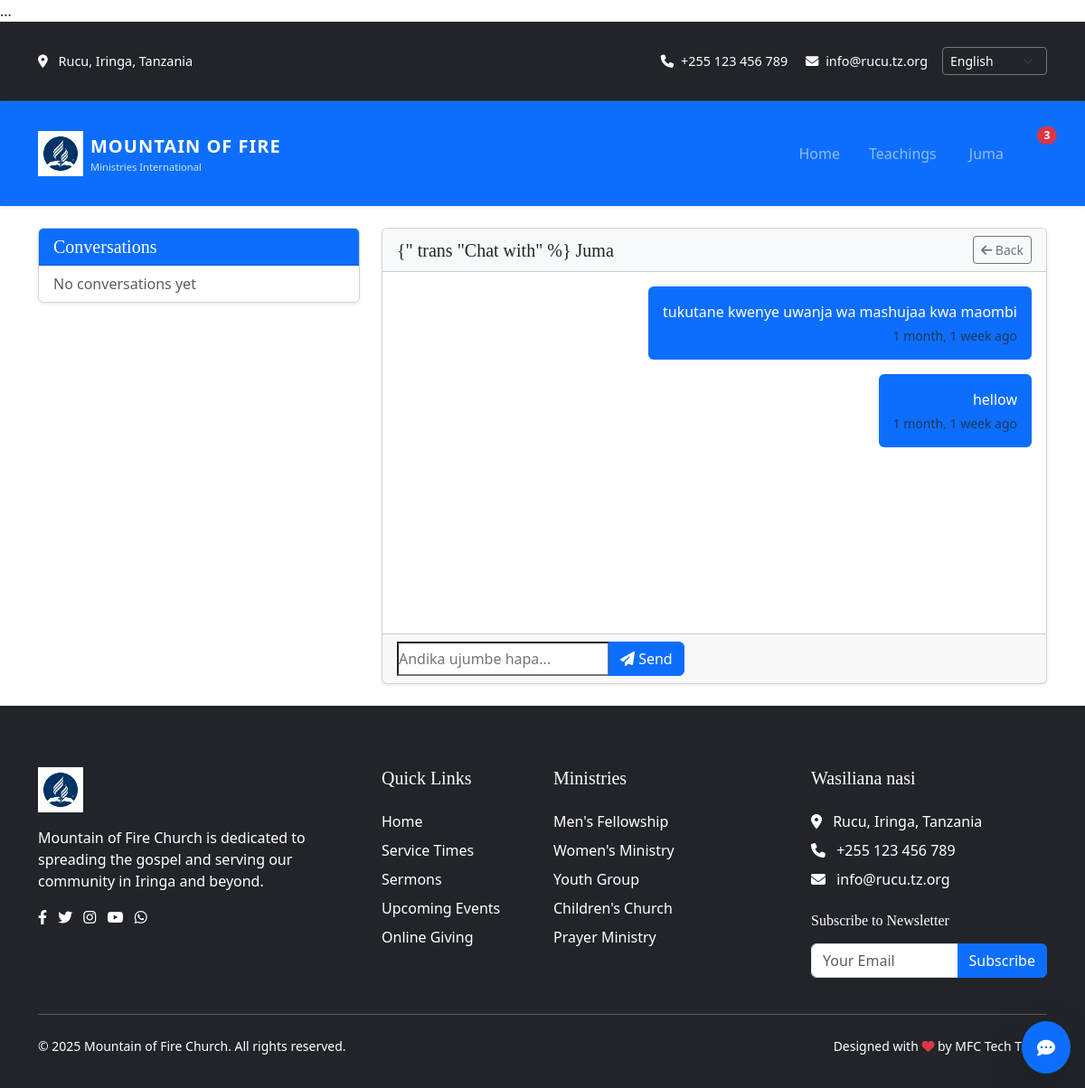
The app's page /chat/2/ (signed in) with its own data.
### main/models.py (models this page shows, shortened)
class User(AbstractUser, PermissionsMixin):
    ROLES = (
        ('ADMIN', 'Administrator'),
        ('PASTOR', 'Pastor'),
        ('LEADER', 'Ministry Leader'),
        ('MEMBER', 'Church Member'),
        ('GUEST', 'Guest'),
    )
    username = None
    email = models.EmailField(_('email address'), unique=True)
    full_name = models.CharField(_('full name'), max_length=255)
    role = models.CharField(max_length=20, choices=ROLES, default='MEMBER')
    phone = models.CharField(max_length=20, blank=True, null=True)
    is_active = models.BooleanField(default=True)
    is_staff = models.BooleanField(default=False)
    date_joined = models.DateTimeField(default=timezone.now)
    last_updated = models.DateTimeField(auto_now=True)
    USERNAME_FIELD = 'email'
    REQUIRED_FIELDS = ['full_name']
    objects = CustomUserManager()
    class Meta:
        verbose_name = _('user')
        verbose_name_plural = _('users')
        ordering = ['-date_joined']
        indexes = [
            models.Index(fields=['email']),
            models.Index(fields=['role']),
        ]

class BaseModel(models.Model):
    created_at = models.DateTimeField(auto_now_add=True, null=True, blank=True)  # Ya awali yenye null
    updated_at = models.DateTimeField(auto_now=True, null=True, blank=True)  # Ya awali yenye null
    created_by = models.ForeignKey(User, on_delete=models.SET_NULL, null=True, blank=True, related_name='+')
    updated_by = models.ForeignKey(User, on_delete=models.SET_NULL, null=True, blank=True, related_name='+')
    class Meta:
        abstract = True

class Message(BaseModel):
    sender = models.ForeignKey(User, on_delete=models.CASCADE, related_name='sent_messages')
    recipient = models.ForeignKey(User, on_delete=models.CASCADE, related_name='received_messages')
    content = models.TextField()
    is_read = models.BooleanField(default=False)
    attachment = models.FileField(
        upload_to='chat_attachments/',
        null=True,
        blank=True,
        validators=[FileExtensionValidator(allowed_extensions=['jpg', 'jpeg', 'png', 'pdf', 'docx'])]
    )
    class Meta:
        ordering = ['-created_at']
        verbose_name = _('message')
        verbose_name_plural = _('messages')
        indexes = [
            models.Index(fields=['sender']),
            models.Index(fields=['recipient']),
            models.Index(fields=['is_read']),
        ]

### main/views.py (the view)
# urls.py: path('chat/<int:user_id>/', views.chat_detail, name='chat-detail'),
@login_required
def chat_detail(request, user_id):
    other_user = get_object_or_404(User, pk=user_id)
    Message.objects.filter(
        sender=other_user,
        recipient=request.user,
        is_read=False
    ).update(is_read=True)
    messages = Message.objects.filter(
        Q(sender=request.user, recipient=other_user) |
        Q(sender=other_user, recipient=request.user)
    ).order_by('created_at')
    if request.method == 'POST':
        form = MessageForm(request.POST)
        if form.is_valid():
            message = form.save(commit=False)
            message.sender = request.user
            message.recipient = other_user
            message.save()
            if request.headers.get('X-Requested-With') == 'XMLHttpRequest':
                return JsonResponse({
                    'success': True,
                    'message': {
                        'content': message.content,
                        'created_at': message.created_at.strftime('%b %d, %Y %I:%M %p'),
                        'sender': request.user.get_full_name()
                    }
                })
            return redirect('chat-detail', user_id=user_id)
    else:
        form = MessageForm()
    context = {
        'other_user': other_user,
        'messages': messages,
        'form': form,
    }
    return render(request, 'main/chat_detail.html', context)

### main/templates/main/chat_detail.html (shortened to what this page needs)
{% extends 'main/base.html' %}
{% load i18n %}
{% load static %}
{% block content %}
<div class="container py-4">
    <div class="row">
        <div class="col-md-4">
            {% include 'main/partials/conversation_list.html' %}
        </div>
        <div class="col-md-8">
            <div class="card shadow-sm">
                <div class="card-header bg-light d-flex justify-content-between align-items-center">
                    <h5 class="mb-0">{" trans "Chat with" %} {{ other_user.get_full_name }}</h5>
                    <a href="{% url 'chat-home' %}" class="btn btn-sm btn-outline-secondary">
                        <i class="fas fa-arrow-left"></i> {% trans "Back" %}
                    </a>
                </div>
                <div class="card-body chat-messages" style="height: 400px; overflow-y: auto;">
                    {% for message in messages %}
                    <div class="mb-3 {% if message.sender == request.user %}text-end{% endif %}">
                        <div class="d-flex {% if message.sender == request.user %}justify-content-end{% endif %}">
                            <div class="{% if message.sender == request.user %}bg-primary text-white{% else %}bg-light{% endif %} p-3 rounded" style="max-width: 70%;">
                                {{ message.content }}
                                <div class="text-muted small mt-1">
                                    {{ message.created_at|timesince }} ago
                                </div>
                            </div>
                        </div>
                    </div>
                    {% endfor %}
                </div>
                <div class="card-footer">
                    <form method="POST" id="message-form">
                        <div class="input-group">
                            {{ form.content }}
                            <button type="submit" class="btn btn-primary">
                                <i class="fas fa-paper-plane"></i> {% trans "Send" %}
                            </button>
                        </div>
                    </form>
                </div>
            </div>
        </div>
    </div>
</div>
{% endblock %}

### main/templates/main/base.html (shortened to what this page needs)
<!DOCTYPE html>
{% load static %}
{% load i18n %}
<html lang="{{ request.LANGUAGE_CODE }}" class="h-100">
<head>
    <link href="https://cdn.jsdelivr.net/npm/bootstrap@5.3.0/dist/css/bootstrap.min.css" rel="stylesheet">
    <link rel="stylesheet" href="https://cdnjs.cloudflare.com/ajax/libs/font-awesome/6.4.0/css/all.min.css">
    <link rel="stylesheet" href="{% static 'main/css/styles.css' %}">
    <link rel="stylesheet" href="{% static 'main/css/bootstrap.min.css' %}">
</head>
<body class="d-flex flex-column h-100">
    <div class="top-bar bg-dark text-white py-2 d-none d-lg-block">
        <div class="container">
            <div class="d-flex justify-content-between align-items-center">
                <div class="church-info">
                    <i class="fas fa-map-marker-alt me-2"></i>
                    <span>{% trans 'Rucu, Iringa, Tanzania' %}</span>
                </div>
                <div class="d-flex align-items-center">
                    <div class="church-contact me-3">
                        <a href="tel:+255123456789" class="text-white me-3 text-decoration-none hover-gold">
                            <i class="fas fa-phone me-1"></i> +255 123 456 789
                        </a>
                        <a href="mailto:info@mfc-tz.org" class="text-white text-decoration-none hover-gold">
                            <i class="fas fa-envelope me-1"></i> info@rucu.tz.org
                        </a>
                    </div>
                    <form action="{% url 'set_language' %}" method="post" class="language-form">
                        <div class="input-group input-group-sm">
                            <select name="language" class="form-select form-select-sm bg-dark text-white border-secondary" onchange="this.form.submit()">
                                {% get_current_language as LANGUAGE_CODE %}
                                {% get_available_languages as LANGUAGES %}
                                {% get_language_info_list for LANGUAGES as languages %}
                                {% for language in languages %}
                                    <option value="{{ language.code }}" {% if language.code == LANGUAGE_CODE %}selected{% endif %}>
                                        {{ language.name_local|title }}
                                    </option>
                                {% endfor %}
                            </select>
                        </div>
                    </form>
                </div>
            </div>
        </div>
    </div>
    <nav class="navbar navbar-expand-lg navbar-dark bg-primary shadow-sm">
        <div class="container">
            <a class="navbar-brand d-flex align-items-center" href="{% url 'home' %}" aria-label="{% trans 'Mountain of Fire Ministries International Home' %}">
                <img src="{% static 'main/images/WhatsApp Image 2025-05-01 at 13.12.15.jpeg' %}" alt="" height="50" class="me-2" aria-hidden="true">
                <div>
                    <span class="church-name d-block fw-bold">{% trans 'MOUNTAIN OF FIRE' %}</span>
                    <small class="church-tagline d-none d-md-block">{% trans 'Ministries International' %}</small>
                </div>
            </a>
            <div class="collapse navbar-collapse" id="navbarNav">
                <ul class="navbar-nav ms-auto">
                    <li class="nav-item">
                        <a class="nav-link {% if request.path == '/' %}active{% endif %}" href="{% url 'home' %}">{% trans 'Home' %}</a>
                    </li>
                    <li class="nav-item">
                        <a class="nav-link {% if 'teachings' in request.path %}active{% endif %}" href="{% url 'teachings' %}">{% trans 'Teachings' %}</a>
                    </li>
                    {% if user.is_authenticated %}
                        <li class="nav-item dropdown">
                            <a class="nav-link dropdown-toggle" href="#" id="userDropdown" role="button" data-bs-toggle="dropdown" aria-expanded="false">
                                 {{ user.first_name|default:user.username }}
                            </a>
                        </li>
                        <li class="nav-item">
                            <a class="nav-link position-relative" href="#" title="{% trans 'Notifications' %}">
                                <span class="position-absolute top-0 start-100 translate-middle badge rounded-pill bg-danger">
                                    3 <span class="visually-hidden">{% trans 'unread notifications' %}</span>
                                </span>
                            </a>
                        </li>
                    {% endif %}
                </ul>
            </div>
        </div>
    </nav>
    <main class="flex-shrink-0">
        {% block content %}{% endblock %}
    </main>
    <footer class="footer bg-dark text-white pt-5 pb-3 mt-auto">
        <div class="container">
            <div class="row g-4">
                <div class="col-lg-4">
                    <div class="footer-about">
                        <img src="{% static 'main/images/WhatsApp Image 2025-05-01 at 13.12.15.jpeg' %}" alt="{% trans 'Church Logo' %}" height="50" class="mb-3" loading="lazy">
                        <p class="mb-3">{% trans 'Mountain of Fire Church is dedicated to spreading the gospel and serving our community in Iringa and beyond.' %}</p>
                        <div class="social-icons">
                            <a href="#" class="text-white me-2 hover-gold" aria-label="Facebook"><i class="fab fa-facebook-f"></i></a>
                            <a href="#" class="text-white me-2 hover-gold" aria-label="Twitter"><i class="fab fa-twitter"></i></a>
                            <a href="#" class="text-white me-2 hover-gold" aria-label="Instagram"><i class="fab fa-instagram"></i></a>
                            <a href="#" class="text-white me-2 hover-gold" aria-label="YouTube"><i class="fab fa-youtube"></i></a>
                            <a href="#" class="text-white hover-gold" aria-label="WhatsApp"><i class="fab fa-whatsapp"></i></a>
                        </div>
                    </div>
                </div>
                <div class="col-lg-2 col-md-4">
                    <h5 class="footer-heading mb-4">{% trans 'Quick Links' %}</h5>
                    <ul class="footer-links list-unstyled">
                        <li class="mb-2"><a href="{% url 'home' %}" class="text-white text-decoration-none hover-gold">{% trans 'Home' %}</a></li>
                        <li class="mb-2"><a href="{% url 'schedule' %}" class="text-white text-decoration-none hover-gold">{% trans 'Service Times' %}</a></li>
                        <li class="mb-2"><a href="{% url 'teachings' %}" class="text-white text-decoration-none hover-gold">{% trans 'Sermons' %}</a></li>
                        <li class="mb-2"><a href="{% url 'events' %}" class="text-white text-decoration-none hover-gold">{% trans 'Upcoming Events' %}</a></li>
                        <li class="mb-2"><a href="{% url 'donation' %}" class="text-white text-decoration-none hover-gold">{% trans 'Online Giving' %}</a></li>
                    </ul>
                </div>
                <div class="col-lg-3 col-md-4">
                    <h5 class="footer-heading mb-4">{% trans 'Ministries' %}</h5>
                    <ul class="footer-links list-unstyled">
                        <li class="mb-2"><a href="#" class="text-white text-decoration-none hover-gold">{% trans "Men's Fellowship" %}</a></li>
                        <li class="mb-2"><a href="#" class="text-white text-decoration-none hover-gold">{% trans "Women's Ministry" %}</a></li>
                        <li class="mb-2"><a href="#" class="text-white text-decoration-none hover-gold">{% trans 'Youth Group' %}</a></li>
                        <li class="mb-2"><a href="#" class="text-white text-decoration-none hover-gold">{% trans "Children's Church" %}</a></li>
                        <li class="mb-2"><a href="#" class="text-white text-decoration-none hover-gold">{% trans 'Prayer Ministry' %}</a></li>
                    </ul>
                </div>
                <div class="col-lg-3 col-md-4">
                    <h5 class="footer-heading mb-4">{% trans 'Contact Us' %}</h5>
                    <address class="mb-4">
                        <p class="mb-2"><i class="fas fa-map-marker-alt me-2 text-gold"></i> {% trans 'Rucu, Iringa, Tanzania' %}</p>
                        <p class="mb-2"><i class="fas fa-phone me-2 text-gold"></i> +255 123 456 789</p>
                        <p class="mb-2"><i class="fas fa-envelope me-2 text-gold"></i> info@rucu.tz.org</p>
                    </address>
                    <div class="newsletter">
                        <h6 class="mb-3">{% trans 'Subscribe to Newsletter' %}</h6>
                        <form class="mt-2">
                            <div class="input-group mb-3">
                                <input type="email" class="form-control" placeholder="{% trans 'Your Email' %}" aria-label="{% trans 'Your Email' %}" required>
                                <button class="btn btn-primary" type="submit">{% trans 'Subscribe' %}</button>
                            </div>
                        </form>
                    </div>
                </div>
            </div>
            <hr class="my-4">
            <div class="row align-items-center">
                <div class="col-md-6 text-center text-md-start mb-3 mb-md-0">
                    <p class="mb-0 small">&copy; <span id="current-year"></span> {% trans 'Mountain of Fire Church. All rights reserved.' %}</p>
                </div>
                <div class="col-md-6 text-center text-md-end">
                    <p class="mb-0 small">{% trans 'Designed with' %} <i class="fas fa-heart text-danger"></i> {% trans 'by MFC Tech Team' %}</p>
                </div>
            </div>
        </div>
    </footer>
    {% if user.is_authenticated %}
    <div class="position-fixed bottom-0 end-0 p-3" style="z-index: 11">
        <a href="{% url 'chat-home' %}" class="btn btn-primary rounded-circle shadow-lg p-3" title="Chat">
            <i class="fas fa-comment-dots fa-lg"></i>
        </a>
    </div>
    {% endif %}
</body>
</html>

### records on screen
User: first_name "Juma", get_full_name "Juma"
Message: content "tukutane kwenye uwanja wa mashujaa kwa maombi", created_at "1 month, 1 week"
Message: content "hellow", created_at "1 month, 1 week"

### other values on screen
form field language "English"
